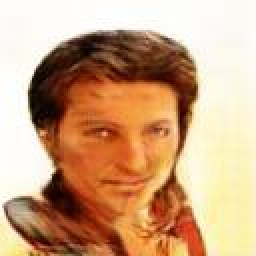
#> input picture Experiments_CelebA/dataset_celebA/104.jpg, 128 x 128 px (shown 2 times larger); its folder holds only this picture in this run
$ jupyter execute --allow-errors CelebA.ipynb
#> lines starting #> are read from the running program, lines starting #| are printed output that depends on the picture
# CelebA

In this notebook we show the results for CelebA. You can create from scratch the features or use the pre-computed ones.

### 1. Create feature

If you want to create the features, first of all unzip file "dataset_celebA.7z ". Be sure to save the folder together with this notebook. You also need to download  [CelebA](http://mmlab.ie.cuhk.edu.hk/projects/CelebA.html).

Otherwise, just jump to section 2.

[cell 1]
#from https://www.astrobetter.com/blog/2010/03/03/fourier-transforms-of-images-in-python/
import numpy as np

def azimuthalAverage(image, center=None):
    """
    Calculate the azimuthally averaged radial profile.
    image - The 2D image
    center - The [x,y] pixel coordinates used as the center. The default is
             None, which then uses the center of the image (including
             fracitonal pixels).

    """
    # Calculate the indices from the image
    y, x = np.indices(image.shape)

    if not center:
        center = np.array([(x.max()-x.min())/2.0, (y.max()-y.min())/2.0])

    r = np.hypot(x - center[0], y - center[1])

    # Get sorted radii
    ind = np.argsort(r.flat)
    r_sorted = r.flat[ind]
    i_sorted = image.flat[ind]

    # Get the integer part of the radii (bin size = 1)
    r_int = r_sorted.astype(int)

    # Find all pixels that fall within each radial bin.
    deltar = r_int[1:] - r_int[:-1]  # Assumes all radii represented
    rind = np.where(deltar)[0]       # location of changed radius
    nr = rind[1:] - rind[:-1]        # number of radius bin

    # Cumulative sum to figure out sums for each radius bin
    csim = np.cumsum(i_sorted, dtype=float)
    tbin = csim[rind[1:]] - csim[rind[:-1]]

    radial_prof = tbin / nr

    return radial_prof

[cell 2]
import cv2
import numpy as np
import os
import glob
from matplotlib import pyplot as plt
import pickle
from scipy.interpolate import griddata

data= {}
epsilon = 1e-8
N = 80
y = []
error = []
anzahlbilder=0

number_iter = 1000

psd1D_total = np.zeros([number_iter, N])
label_total = np.zeros([number_iter])
psd1D_org_mean = np.zeros(N)
psd1D_org_std = np.zeros(N)


cont = 0

#fake data
rootdir = 'dataset_celebA/'


for filename in glob.glob(rootdir+"*.jpg"):
    img = cv2.imread(filename,0)
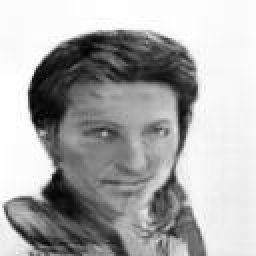
#> img: shape (128, 128) (shown 2 times larger); min 0, max 255, mean 171.7


    f = np.fft.fft2(img)
    fshift = np.fft.fftshift(f)
    fshift += epsilon

    magnitude_spectrum = 20*np.log(np.abs(fshift))
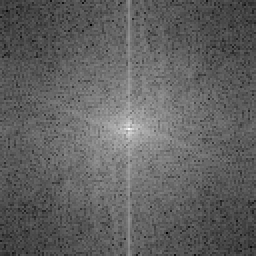
#> magnitude_spectrum: shape (128, 128) float64 (shown 2 times larger); min 29.89, max 297, mean 131.4; drawn with min black and max white
    psd1D = azimuthalAverage(magnitude_spectrum)
#> in azimuthalAverage, `i_sorted = image.flat[ind]`: i_sorted = 16384 values, max 297 at index 3, min 29.89 at index 9410, mean 131.4
#> in azimuthalAverage, `csim = np.cumsum(i_sorted, dtype=float)`: csim = 16384 values from 228.8 to 2152055.1
#> in azimuthalAverage, `tbin = csim[rind[1:]] - csim[rind[:-1]]`: tbin = 88 values, max 48541.6 at index 60, min 1126.7 at index 87, mean 24430.4
#> in azimuthalAverage, `radial_prof = tbin / nr`: radial_prof = 88 values, max 229.8 at index 0, min 93.57 at index 85, mean 139.3
#> psd1D has the same summary as radial_prof in azimuthalAverage

    # Calculate the azimuthally averaged 1D power spectrum
    points = np.linspace(0,N,num=psd1D.size) # coordinates of a
#> points = 88 values from 0 to 80
    xi = np.linspace(0,N,num=N) # coordinates for interpolation

    interpolated = griddata(points,psd1D,xi,method='cubic')
#> interpolated = 80 values, max 229.8 at index 0, min 93.89 at index 79, mean 139.3
    interpolated /= interpolated[0]
#> interpolated = 80 values, max 1 at index 0, min 0.409 at index 79, mean 0.606

    psd1D_total[cont,:] = interpolated
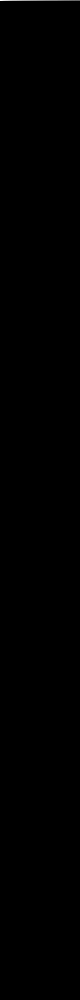
#> psd1D_total: shape (1000, 80) float64; min 0, max 1, mean 0.000606
    label_total[cont] = 1
    cont+=1

    if cont == number_iter:
        break

for x in range(N):
    psd1D_org_mean[x] = np.mean(psd1D_total[:,x])
    psd1D_org_std[x]= np.std(psd1D_total[:,x])
#> after the loop, psd1D_org_mean = 80 values, max 0.001 at index 0, min 0.000409 at index 79, mean 0.000606; psd1D_org_std = 80 values, max 0.0316 at index 0, min 0.0129 at index 79, mean 0.0192


## real data
psd1D_total2 = np.zeros([number_iter, N])
label_total2 = np.zeros([number_iter])
psd1D_org_mean2 = np.zeros(N)
psd1D_org_std2 = np.zeros(N)

cont = 0
rootdir2 = '/scratch/hstr_heihoffj/dataset_simple/CelebA/img_align_celeba/'


for filename in glob.glob(rootdir2+"*.jpg"):
    img = cv2.imread(filename,0)

    f = np.fft.fft2(img)
    fshift = np.fft.fftshift(f)
    fshift += epsilon
    anzahlbilder+=1

    magnitude_spectrum = 20*np.log(np.abs(fshift))

    # Calculate the azimuthally averaged 1D power spectrum
    psd1D = azimuthalAverage(magnitude_spectrum)

    points = np.linspace(0,N,num=psd1D.size) # coordinates of a
    xi = np.linspace(0,N,num=N) # coordinates for interpolation

    interpolated = griddata(points,psd1D,xi,method='cubic')

    interpolated /= interpolated[0]

    psd1D_total2[cont,:] = interpolated
    label_total2[cont] = 0
    cont+=1

    if cont == number_iter:
        break

for x in range(N):
    psd1D_org_mean2[x] = np.mean(psd1D_total2[:,x])
    psd1D_org_std2[x]= np.std(psd1D_total2[:,x])


y.append(psd1D_org_mean)
y.append(psd1D_org_mean2)
error.append(psd1D_org_std)
error.append(psd1D_org_std2)

psd1D_total_final = np.concatenate((psd1D_total,psd1D_total2), axis=0)
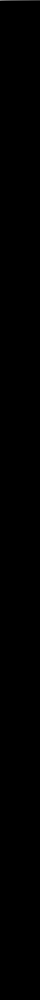
#> psd1D_total_final: shape (2000, 80) float64 (shown at 1/2 size); min 0, max 1, mean 0.000303
label_total_final = np.concatenate((label_total,label_total2), axis=0)

data["data"] = psd1D_total_final
data["label"] = label_total_final

output = open('celeba_low_1000.pkl', 'wb')
pickle.dump(data, output)
output.close()

print(anzahlbilder)
print("DATA Saved")

Now, we load the features. Either the pre-computed ones or the features that you have created.

[cell 3]
import numpy as np
import matplotlib.pyplot as plt
import pickle

# load feature file
pkl_file = open('celeba_low_1000.pkl', 'rb')
data = pickle.load(pkl_file)
pkl_file.close()
X = data["data"]
y = data["label"]

### 2. Loading Features

We look at the label distribution, to be sure that we have a balanced dataset.

[cell 4]
plt.plot(y)
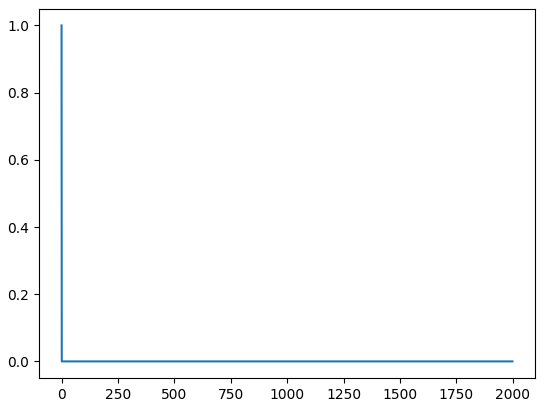
#> figure drawn by matplotlib, 1 panel; curve peaks at x = 0, y = 1

### 3. Check Spectrum

We have a look to the spectrum

[cell 5]
num = int(X.shape[0]/2)
num_feat = X.shape[1]

psd1D_org_0 = np.zeros((num,num_feat))
psd1D_org_1 = np.zeros((num,num_feat))
psd1D_org_0_mean = np.zeros(num_feat)
psd1D_org_0_std = np.zeros(num_feat)
psd1D_org_1_mean = np.zeros(num_feat)
psd1D_org_1_std = np.zeros(num_feat)

cont_0=0
cont_1=0

# We separate real and fake using the label
#> (the rest of this cell did not finish here and is left out)

### 4. Classification

Now we classify using the features.

[cell 6]
import numpy as np
import matplotlib.pyplot as plt
import pickle

num = 10
LR = 0
SVM = 0
SVM_r = 0
SVM_p = 0


for z in range(num):
    # read python dict back from the file
    pkl_file = open('celeba_low_1000.pkl', 'rb')

    data = pickle.load(pkl_file)

    pkl_file.close()
    X = data["data"]
    y = data["label"]


    try:
        print("went into try")
        from sklearn.model_selection import train_test_split
        X_train, X_test, y_train, y_test = train_test_split(X, y, test_size = 0.2)

        from sklearn.svm import SVC
        svclassifier = SVC(kernel='linear')
        svclassifier.fit(X_train, y_train)
        #print('Accuracy on test set: {:.3f}'.format(svclassifier.score(X_test, y_test)))

        from sklearn.svm import SVC
        svclassifier_r = SVC(C=6.37, kernel='rbf', gamma=0.86)
        svclassifier_r.fit(X_train, y_train)
        #print('Accuracy on test set: {:.3f}'.format(svclassifier_r.score(X_test, y_test)))

        from sklearn.svm import SVC
        svclassifier_p = SVC(kernel='poly')
        svclassifier_p.fit(X_train, y_train)
        #print('Accuracy on test set: {:.3f}'.format(svclassifier_p.score(X_test, y_test)))

        from sklearn.linear_model import LogisticRegression
        logreg = LogisticRegression(solver='liblinear', max_iter=1000)
        logreg.fit(X_train, y_train)
        #print('Accuracy on test set: {:.3f}'.format(logreg.score(X_test, y_test)))


        SVM+=svclassifier.score(X_test, y_test)
        SVM_r+=svclassifier_r.score(X_test, y_test)
        SVM_p+=svclassifier_p.score(X_test, y_test)
        LR+=logreg.score(X_test, y_test)
        #print("try over")


    except:
        num-=1
        print(num)

print("Average SVM: "+str(SVM/num))
print("Average SVM_r: "+str(SVM_r/num))
print("Average SVM_p: "+str(SVM_p/num))
print("Average LR: "+str(LR/num))

$ run again, on Experiments_CelebA/dataset_celebA/158.jpg
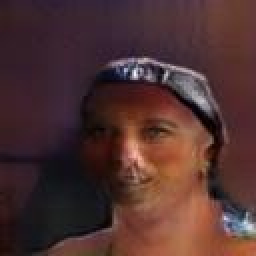
#> input picture Experiments_CelebA/dataset_celebA/158.jpg, 128 x 128 px (shown 2 times larger)
#> `img = cv2.imread(filename,0)`:
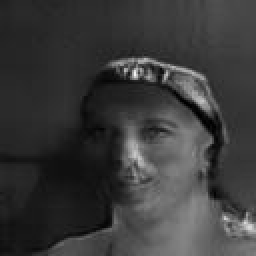
#> img: shape (128, 128) (shown 2 times larger); min 0, max 244, mean 58.3
#> `magnitude_spectrum = 20*np.log(np.abs(fshift))`:
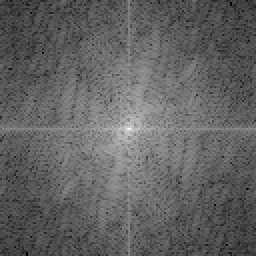
#> magnitude_spectrum: shape (128, 128) float64 (shown 2 times larger); min 26.01, max 275.4, mean 122.3; drawn with min black and max white
#> i_sorted = 16384 values, max 275.4 at index 3, min 26.01 at index 16014, mean 122.3
#> csim = 16384 values from 219.7 to 2003903.4
#> tbin = 88 values, max 43792.9 at index 60, min 993 at index 87, mean 22748.1
#> radial_prof = 88 values, max 219.6 at index 0, min 82.75 at index 87, mean 129.3
#> psd1D has the same summary as radial_prof in azimuthalAverage
#> `interpolated = griddata(points,psd1D,xi,method='cubic')`: interpolated = 80 values, max 219.6 at index 0, min 82.75 at index 79, mean 129.3
#> `interpolated /= interpolated[0]`: interpolated = 80 values, max 1 at index 0, min 0.377 at index 79, mean 0.589
#> after the loop `for x in range(N):`: psd1D_org_mean = 80 values, max 0.001 at index 0, min 0.000377 at index 79, mean 0.000589; psd1D_org_std = 80 values, max 0.0316 at index 0, min 0.0119 at index 79, mean 0.0186

$ run again, on Experiments_CelebA/dataset_celebA/160.jpg
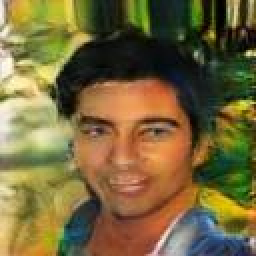
#> input picture Experiments_CelebA/dataset_celebA/160.jpg, 128 x 128 px (shown 2 times larger)
#> `img = cv2.imread(filename,0)`:
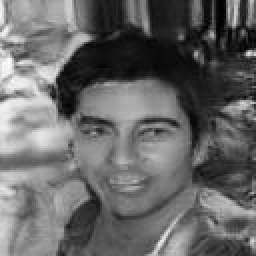
#> img: shape (128, 128) (shown 2 times larger); min 0, max 253, mean 102.9
#> `magnitude_spectrum = 20*np.log(np.abs(fshift))`:
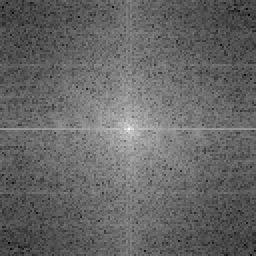
#> magnitude_spectrum: shape (128, 128) float64 (shown 2 times larger); min 29.51, max 286.8, mean 132.7; drawn with min black and max white
#> i_sorted = 16384 values, max 286.8 at index 3, min 29.51 at index 16124, mean 132.7
#> csim = 16384 values from 244.4 to 2173959.9
#> tbin = 88 values, max 49267.8 at index 60, min 1091.3 at index 87, mean 24678.3
#> radial_prof = 88 values, max 239.3 at index 0, min 90.94 at index 87, mean 140
#> psd1D has the same summary as radial_prof in azimuthalAverage
#> `interpolated = griddata(points,psd1D,xi,method='cubic')`: interpolated = 80 values, max 239.3 at index 0, min 90.94 at index 79, mean 140
#> `interpolated /= interpolated[0]`: interpolated = 80 values, max 1 at index 0, min 0.38 at index 79, mean 0.585
#> after the loop `for x in range(N):`: psd1D_org_mean = 80 values, max 0.001 at index 0, min 0.00038 at index 79, mean 0.000585; psd1D_org_std = 80 values, max 0.0316 at index 0, min 0.012 at index 79, mean 0.0185

$ run again, on Experiments_CelebA/dataset_celebA/165.jpg
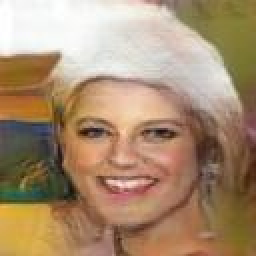
#> input picture Experiments_CelebA/dataset_celebA/165.jpg, 128 x 128 px (shown 2 times larger)
#> `img = cv2.imread(filename,0)`:
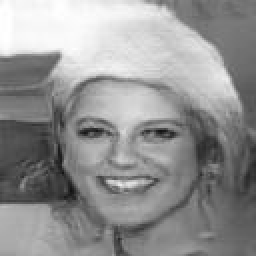
#> img: shape (128, 128) (shown 2 times larger); min 17, max 255, mean 146.5
#> `magnitude_spectrum = 20*np.log(np.abs(fshift))`:
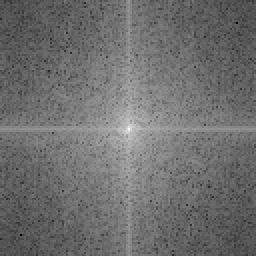
#> magnitude_spectrum: shape (128, 128) float64 (shown 2 times larger); min -7.95, max 293.8, mean 123.2; drawn with min black and max white
#> i_sorted = 16384 values, max 293.8 at index 3, min -7.95 at index 15422, mean 123.2
#> csim = 16384 values, max 2018653.7 at index 16383, min 257.5 at index 0, mean 1108810.3
#> tbin = 88 values, max 45081.6 at index 60, min 1027 at index 87, mean 22916
#> radial_prof = 88 values, max 230.6 at index 0, min 83.86 at index 86, mean 130.9
#> psd1D has the same summary as radial_prof in azimuthalAverage
#> `interpolated = griddata(points,psd1D,xi,method='cubic')`: interpolated = 80 values, max 230.6 at index 0, min 84.18 at index 78, mean 131
#> `interpolated /= interpolated[0]`: interpolated = 80 values, max 1 at index 0, min 0.365 at index 78, mean 0.568
#> after the loop `for x in range(N):`: psd1D_org_mean = 80 values, max 0.001 at index 0, min 0.000365 at index 78, mean 0.000568; psd1D_org_std = 80 values, max 0.0316 at index 0, min 0.0115 at index 78, mean 0.018
